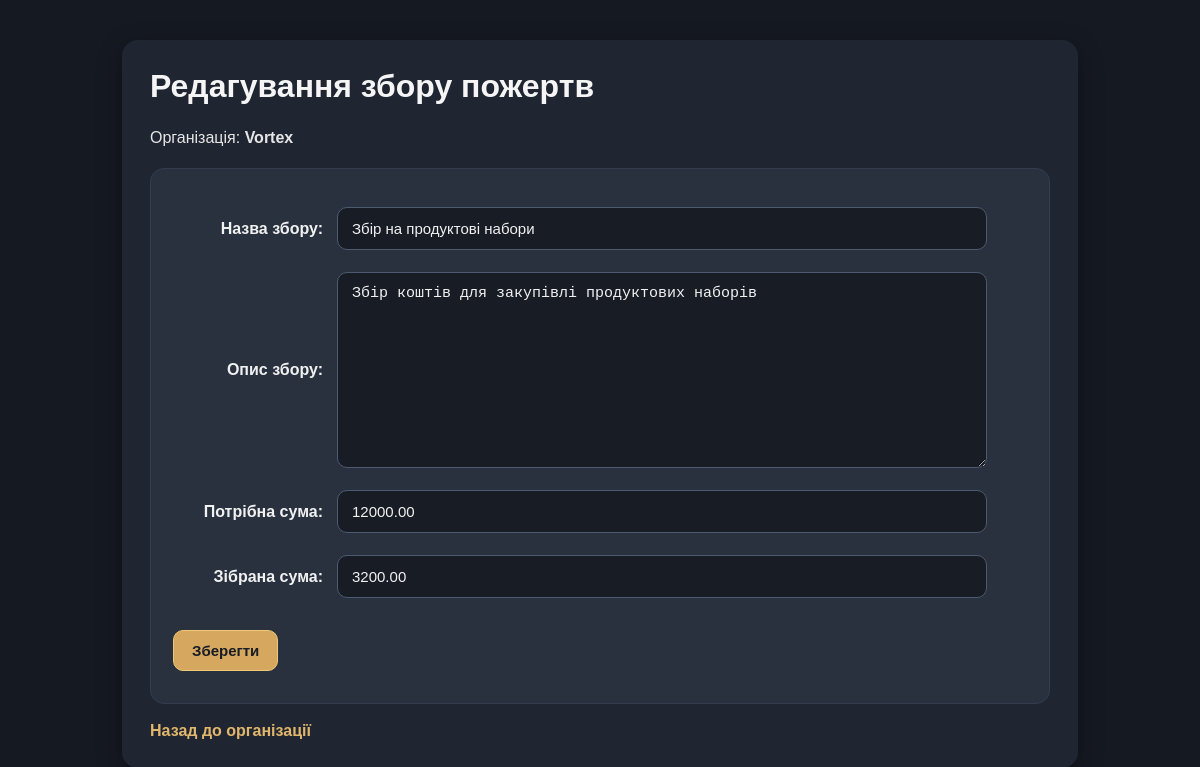
/donation/1/edit/, run on the app's committed database.
### organizations/models.py (models this page shows, shortened)
class Organization(models.Model):
    name = models.CharField(max_length=150, verbose_name="Назва організації")
    description = models.TextField(verbose_name="Опис")
    volunteers_count = models.PositiveIntegerField(verbose_name="Кількість волонтерів")

class DonationCampaign(models.Model):
    organization = models.ForeignKey(
        Organization,
        on_delete=models.CASCADE,
        related_name="donation_campaigns",
        verbose_name="Організація"
    )
    title = models.CharField(max_length=150, verbose_name="Назва збору")
    description = models.TextField(verbose_name="Опис збору")
    goal_amount = models.DecimalField(
        max_digits=10,
        decimal_places=2,
        verbose_name="Потрібна сума"
    )
    collected_amount = models.DecimalField(
        max_digits=10,
        decimal_places=2,
        default=0,
        verbose_name="Зібрана сума"
    )

### organizations/views.py (the view)
def donation_edit(request, donation_id):
    donation = get_object_or_404(
        DonationCampaign,
        id=donation_id
    )
    if request.method == 'POST':
        form = DonationCampaignForm(
            request.POST,
            instance=donation
        )
        if form.is_valid():
            form.save()
            return redirect(
                'organization_detail',
                organization_id=donation.organization.id
            )
    else:
        form = DonationCampaignForm(instance=donation)
    return render(
        request,
        'organizations/donation_form.html',
        {
            'form': form,
            'organization': donation.organization,
            'title': 'Редагування збору пожертв'
        }
    )

### organizations/forms.py
class DonationCampaignForm(forms.ModelForm):
    class Meta:
        model = DonationCampaign
        fields = [
            'title',
            'description',
            'goal_amount',
            'collected_amount'
        ]

### organizations/templates/organizations/donation_form.html (shortened to what this page needs)
{% load static %}
<!DOCTYPE html>
<html lang="uk">
<head>
    <link rel="stylesheet" href="{% static 'organizations/style.css' %}">
</head>
<body>
    <div class="container">
        <h1>{{ title }}</h1>
        <p>
            Організація:
            <strong>{{ organization.name }}</strong>
        </p>
        <div class="card">
            <form method="post">
                {{ form.as_p }}
                <button type="submit">
                    Зберегти
                </button>
            </form>
        </div>
        <a href="{% url 'organization_detail' organization.id %}">
            Назад до організації
        </a>
    </div>
</body>
</html>

### organizations/static/organizations/style.css (style rules this page uses)
body { margin: 0; font-family: Arial, sans-serif; background-color: #151922; color: #e6e6e6; }
.container { max-width: 900px; margin: 40px auto; padding: 28px; background-color: #202631; border-radius: 16px; box-shadow: 0 8px 24px rgba(0, 0, 0, 0.35); }
h1 { color: #f5f5f5; margin-top: 0; }
p { line-height: 1.5; }
.card { padding: 22px; margin: 18px 0; border: 1px solid #343d4d; border-radius: 14px; background-color: #29313f; }
a { color: #e2b76d; text-decoration: none; font-weight: 700; }
.button, button { display: inline-block; margin: 10px 8px 10px 0; padding: 11px 18px; background-color: #d6a85f; color: #171c25; border: 1px solid #f0c777; border-radius: 10px; cursor: pointer; font-weight: 700; font-size: 15px; transition: 0.2s; }
form p { display: grid; grid-template-columns: 150px minmax(260px, 650px); align-items: center; gap: 14px; margin-bottom: 22px; }
form p label { text-align: right; font-weight: 700; color: #f1f1f1; }
input, textarea, select { width: 100%; box-sizing: border-box; padding: 12px 14px; background-color: #171c25; color: #f1f1f1; border: 1px solid #4d5a70; border-radius: 10px; outline: none; font-size: 15px; }
textarea { min-height: 170px; resize: vertical; }

### data on the page
Organization: name "Vortex"
DonationCampaign: title "Збір на продуктові набори", description "Збір коштів для закупівлі продуктових наборів", goal_amount "12000.00", collected_amount "3200.00"

### other printed values
{{ title }} "Редагування збору пожертв"
